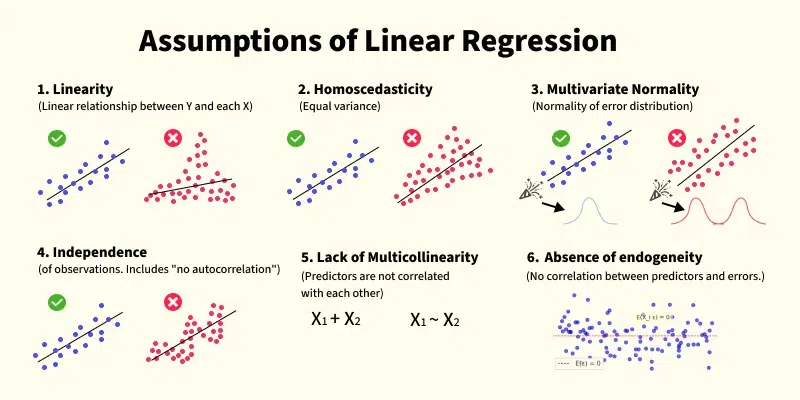
#> input picture Machine Learning/Linear Models/Assumptions of Linear regression/images/assumptions.png, 800 x 400 px
$ jupyter execute 'assumptions of linear regression.ipynb'
#> lines starting #> are read from the running program, lines starting #| are printed output that depends on the picture
1. [Assumptions of Linear Regression](#assumptions-of-linear-regression)

#### Assumptions of Linear Regression:
- Independence of errors
- No Multi-collinearity
- Exhibit Homoskedasticity
- Exhibit Linearity
- Exhibit Multi-variate normality of errors
- Absence of endogeneity

[cell 1]
from PIL import Image
from IPython.display import display

img = Image.open('images/assumptions.png')
#> img is the input picture: PIL image 800x400 RGB; mean R, G, B 241.8, 238.6, 225.4
new_image = img.resize((930, 450))
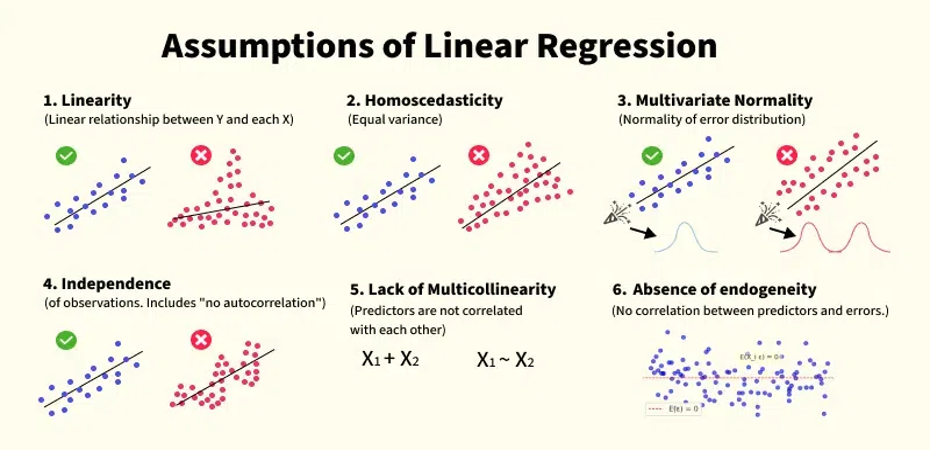
#> new_image: PIL image 930x450 RGB; mean R, G, B 241.7, 238.6, 225.4
display(new_image)
